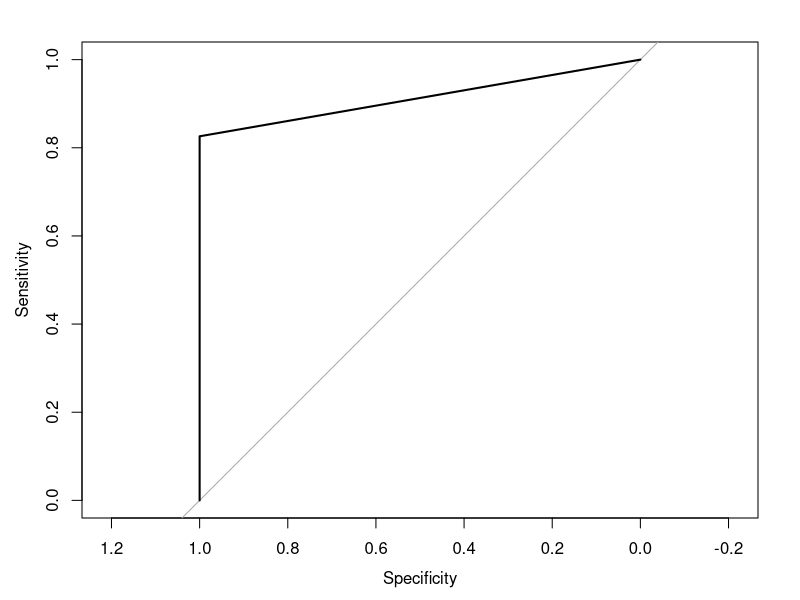

R code for this plot:
library(ROCR)
library(pROC)

# Set working directory to where csv file is located
setwd("/home/michaeljgrogan/Documents/a_documents/computing/data science/datasets")

# Read the data
mydata<-read.csv("dividendinfo.csv")
attach(mydata)

train<-head(mydata,160)
test<-tail(mydata,40)
attach(train)
attach(test)

# Logistic regression
logreg1 <- glm(dividend ~ fcfps + earnings_growth + de + mcap + current_ratio, data=train, family="binomial")
summary(logreg1)
test$dividend
fcfprobability=logreg1$coefficients[2]
oddsratio=exp(fcfprobability)

probability=(oddsratio/(1+oddsratio))
probability

pred1 <- predict(logreg1, test, type="response")
y_pred1_num <- ifelse(pred1 > 0.5, 1, 0)
y_pred1 <- factor(y_pred1_num, levels=c(0, 1))
plot(roc(test$dividend,y_pred1_num))
rocPred <- roc(test$dividend,y_pred1_num)
auc1 <- auc(rocPred)
print(auc1)
